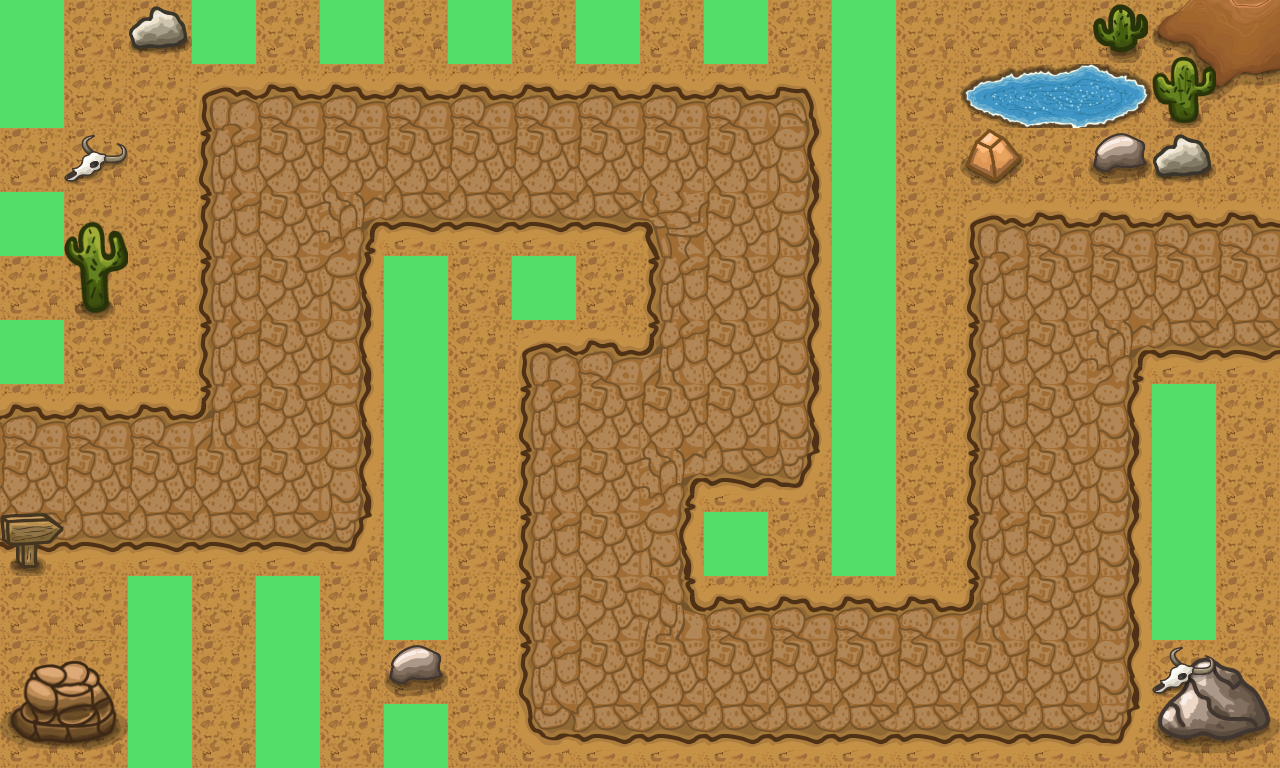

This is a level from a 2D game, rendered from its Tiled map with the project's own tilesets. A one-line summary and the complete map file follow:
An orthogonal 20x12 tile map with 64x64 px tiles, 5 tile layers (Dirt, Placement Tiles, Pathing, Details 1, ...) and 1 object.

<map version="1.10" tiledversion="1.10.2" orientation="orthogonal" renderorder="right-down" width="20" height="12" tilewidth="64" tileheight="64" infinite="0" nextlayerid="9" nextobjectid="3">
 <editorsettings>
  <export target="Tiled/towerDefense.js" format="js" />
 </editorsettings>
 <tileset firstgid="1" source="Tiled/tileset.tsx" />
 <layer id="1" name="Dirt" width="20" height="12">
  <data encoding="csv">
16,16,16,16,16,16,16,16,16,16,16,16,16,16,16,16,16,16,16,16,
16,16,16,16,16,16,16,16,16,16,16,16,16,16,16,16,16,16,16,16,
16,16,16,16,16,16,16,16,16,16,16,16,16,16,16,16,16,16,16,16,
16,16,16,16,16,16,16,16,16,16,16,16,16,16,16,16,16,16,16,16,
16,16,16,16,16,16,16,16,16,16,16,16,16,16,16,16,16,16,16,16,
16,16,16,16,16,16,16,16,16,16,16,16,16,16,16,16,16,16,16,16,
16,16,16,16,16,16,16,16,16,16,16,16,16,16,16,16,16,16,16,16,
15,16,16,16,16,16,16,16,16,16,16,16,16,16,16,16,16,16,16,16,
16,16,16,16,16,16,16,16,16,16,16,16,16,16,16,16,16,16,16,16,
16,16,16,16,16,16,16,16,16,16,16,16,16,16,16,16,16,16,16,16,
16,16,16,16,16,16,16,16,16,16,16,16,16,16,16,16,16,16,16,16,
16,16,16,16,16,16,16,16,16,16,16,16,16,16,16,16,16,16,16,16
</data>
 </layer>
 <layer id="8" name="Placement Tiles" width="20" height="12">
  <data encoding="csv">
14,0,0,14,0,14,0,14,0,14,0,14,0,14,0,0,0,0,0,0,
14,0,0,0,0,0,0,0,0,0,0,0,0,14,0,0,0,0,0,0,
0,0,0,0,0,0,0,0,0,0,0,0,0,14,0,0,0,0,0,0,
14,0,0,0,0,0,0,0,0,0,0,0,0,14,0,0,0,0,0,0,
0,0,0,0,0,0,14,0,14,0,0,0,0,14,0,0,0,0,0,0,
14,0,0,0,0,0,14,0,0,0,0,0,0,14,0,0,0,0,0,0,
0,0,0,0,0,0,14,0,0,0,0,0,0,14,0,0,0,0,14,0,
0,0,0,0,0,0,14,0,0,0,0,0,0,14,0,0,0,0,14,0,
0,0,0,0,0,0,14,0,0,0,0,14,0,14,0,0,0,0,14,0,
0,0,14,0,14,0,14,0,0,0,0,0,0,0,0,0,0,0,14,0,
0,0,14,0,14,0,0,0,0,0,0,0,0,0,0,0,0,0,0,0,
0,0,14,0,14,0,14,0,0,0,0,0,0,0,0,0,0,0,0,0
</data>
 </layer>
 <layer id="2" name="Pathing" width="20" height="12">
  <data encoding="csv">
0,0,0,0,0,0,0,0,0,0,0,0,0,0,0,0,0,0,0,0,
0,0,0,4,5,5,5,5,5,5,5,5,6,0,0,0,0,0,0,0,
0,0,0,18,19,19,19,19,19,19,19,19,20,0,0,0,0,0,0,0,
0,0,0,18,19,22,33,33,33,33,21,19,20,0,0,4,5,5,5,5,
0,0,0,18,19,20,0,0,0,0,18,19,20,0,0,18,19,19,19,19,
0,0,0,18,19,20,0,0,4,5,7,19,20,0,0,18,19,22,33,33,
5,5,5,7,19,20,0,0,18,19,19,19,20,0,0,18,19,20,0,0,
19,19,19,19,19,20,0,0,18,19,22,33,34,0,0,18,19,20,0,0,
33,33,33,33,33,34,0,0,18,19,20,0,0,0,0,18,19,20,0,0,
0,0,0,0,0,0,0,0,18,19,8,5,5,5,5,7,19,20,0,0,
0,0,0,0,0,0,0,0,18,19,19,19,19,19,19,19,19,20,0,0,
0,0,0,0,0,0,0,0,32,33,33,33,33,33,33,33,33,34,0,0
</data>
 </layer>
 <layer id="3" name="Details 1" width="20" height="12">
  <data encoding="csv">
0,0,43,0,0,0,0,0,0,0,0,0,0,0,0,0,0,74,130,131,
0,0,0,0,0,0,0,0,0,0,0,0,0,0,0,133,134,135,144,145,
0,48,0,0,0,0,0,0,0,0,0,0,0,0,0,0,0,74,74,0,
0,57,0,0,0,0,0,0,0,0,0,0,0,0,0,0,0,74,74,0,
0,71,0,0,0,0,0,0,0,0,0,0,0,0,0,0,0,0,74,0,
0,0,0,0,0,0,0,0,0,0,0,0,0,0,0,0,0,0,0,0,
0,0,0,0,0,0,0,0,0,0,0,0,0,0,0,0,0,0,0,0,
0,0,0,0,0,0,0,0,0,0,0,0,0,0,0,0,0,0,0,0,
47,0,0,0,0,0,0,0,0,0,0,0,0,0,0,0,0,0,0,0,
0,0,0,0,0,0,0,0,0,0,0,0,0,0,0,0,0,0,0,0,
85,86,0,0,0,0,46,0,0,0,0,0,0,0,0,0,0,0,87,88,
99,100,0,0,0,0,0,0,0,0,0,0,0,0,0,0,0,0,101,102
</data>
 </layer>
 <layer id="5" name="Details 2" width="20" height="12">
  <data encoding="csv">
0,0,0,0,0,0,0,0,0,0,0,0,0,0,0,0,0,49,58,0,
0,0,0,0,0,0,0,0,0,0,0,0,0,0,0,0,0,0,72,0,
0,0,0,0,0,0,0,0,62,0,0,0,0,0,0,44,0,46,43,0,
0,0,0,0,0,0,0,0,0,0,0,0,0,0,0,0,0,0,0,0,
0,0,0,0,0,0,0,0,0,0,0,0,0,0,0,0,0,0,0,0,
0,0,0,0,0,0,0,0,0,0,0,0,0,0,0,0,0,0,0,0,
0,0,0,0,0,0,0,0,0,0,0,0,0,0,0,0,0,0,0,0,
0,0,0,0,0,0,0,0,0,0,0,0,0,0,0,0,0,0,0,0,
0,0,0,0,0,0,0,0,0,0,0,0,0,0,0,0,0,0,0,0,
0,0,0,0,0,0,0,0,0,0,0,0,0,0,0,0,0,0,0,0,
0,0,0,0,0,0,0,0,0,0,0,0,0,0,0,0,0,0,48,0,
0,0,0,0,0,0,0,0,0,0,0,0,0,0,0,0,0,0,0,0
</data>
 </layer>
 <objectgroup id="7" name="Waypoints">
  <object id="2" x="1.33333" y="2.66667">
   <polyline points="0,0 -116,473.333 293.333,472 300,136 742.667,148 740,417.333 608,409.333 606.667,669.333 1066.67,669.333 1066.67,270.667 1436,274.667" />
  </object>
 </objectgroup>
</map>
